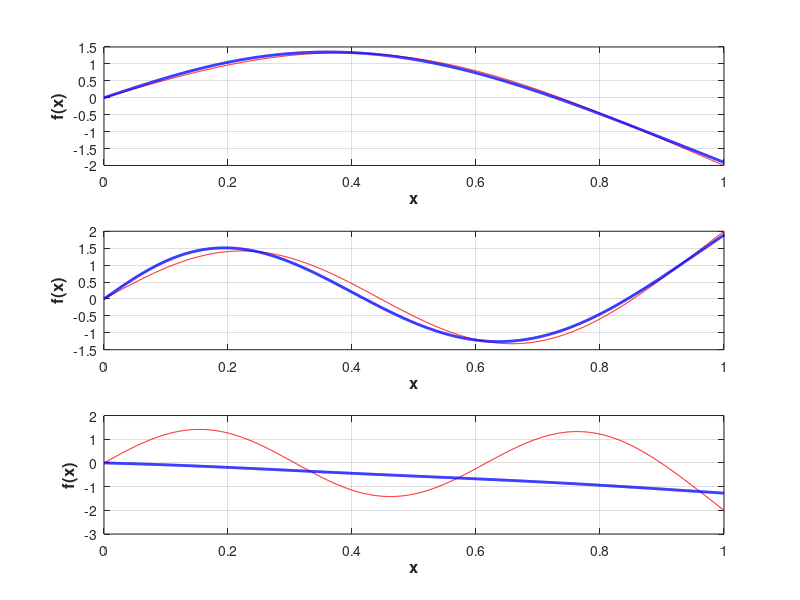

The MATLAB script that drew this image:
function drs
    xlist = 7.5 : 0.001 : 12;
    
    f = @(x)(cos(x) * sinh(x) - sin(x) * cosh(x));
    
    flist = [];
    for i = 1:length(xlist)
        flist = [flist, f(xlist(i))];
    end

    x0 = [3 4];
    b1 = fzero(f, x0);
    x0 = [7 8];
    b2 = fzero(f, x0);
    x0 = [10 11];
    b3 = fzero(f, x0);

    C11 = 1;
    C12 = sin(b1) / sinh(b1);

    C21 = 1;
    C22 = sin(b2) / sinh(b2);

    C31 = 1;
    C32 = sin(b3) / sinh(b3);

    ksilist = 0 : 0.001 : 1;

    v1 = @(x)(C11 * sin(b1 * x) + C12 * sinh(b1 * x));
    v2 = @(x)(C21 * sin(b2 * x) + C22 * sinh(b2 * x));
    v3 = @(x)(C31 * sin(b3 * x) + C32 * sinh(b3 * x));

    v12 = @(x)((C11 * sin(b1 * x) + C12 * sinh(b1 * x))^2);
    norm1 = sqrt(integral(v12, 0, 1, "ArrayValued", true));
    v22 = @(x)((C21 * sin(b2 * x) + C22 * sinh(b2 * x))^2);
    norm2 = sqrt(integral(v22, 0, 1, "ArrayValued", true));
    v32 = @(x)((C31 * sin(b3 * x) + C32 * sinh(b3 * x))^2);
    norm3 = sqrt(integral(v32, 0, 1, "ArrayValued", true));

    v1l = [];
    v2l = [];
    v3l = [];
    for i = 1:length(ksilist)
        v1l = [v1l, v1(ksilist(i)) / norm1];
        v2l = [v2l, v2(ksilist(i)) / norm2];
        v3l = [v3l, v3(ksilist(i)) / norm3];
    end

    x0 = ones(1, 12);
    x0 = fsolve(@syste, x0);

    D = -ones(1, 6);
    fun = @(x)syst(x, x0);
    D = fsolve(fun, D);

    p1l = [];
    p2l = [];
    p3l = [];
    for i = 1:length(ksilist)
        ksi = ksilist(i);
        p1l = [p1l, x0(4) * ksi + x0(5) * ksi^3 + x0(6) * ksi^4 + x0(7) * ksi^5];
        p2l = [p2l, x0(8) * ksi + x0(9) * ksi^3 + x0(10) * ksi^4 + x0(11) * ksi^5 + x0(12) * ksi^6];
        p3l = [p3l, D(1) * ksi + D(2) * ksi^3 + D(3) * ksi^4 + D(4) * ksi^5 + D(5) * ksi^6 + D(6) * ksi^7];
    end

    fhandle = figure;
    subplot(3, 1, 1)
        plot(ksilist, v1l, 'r', ksilist, p1l, 'b', 'LineWidth', 2.0)
        grid on;
        xlabel('x', 'FontSize', 12, 'FontWeight', 'bold');
        ylabel('f(x)', 'FontSize', 12, 'FontWeight', 'bold');
    subplot(3, 1, 2)
        plot(ksilist, v2l, 'r', ksilist, p2l, 'b', 'LineWidth', 2.0)
        grid on;
        xlabel('x', 'FontSize', 12, 'FontWeight', 'bold');
        ylabel('f(x)', 'FontSize', 12, 'FontWeight', 'bold');
    subplot(3, 1, 3)
        plot(ksilist, v3l, 'r', ksilist, p3l, 'b', 'LineWidth', 2.0)
        grid on;
        xlabel('x', 'FontSize', 12, 'FontWeight', 'bold');
        ylabel('f(x)', 'FontSize', 12, 'FontWeight', 'bold');

end

function F = syst(X, coef)
    a = zeros(1, 5);
    b = zeros(1, 6);
    c = zeros(1, 7);
    d = zeros(1, 8);

    a(2) = coef(1);
    a(4) = coef(2);
    a(5) = coef(3);

    b(2) = coef(4);
    b(4) = coef(5);
    b(5) = coef(6);
    b(6) = coef(7);

    c(2) = coef(8);
    c(4) = coef(9);
    c(5) = coef(10);
    c(6) = coef(11);
    c(7) = coef(12);

    d(2) = X(1);
    d(4) = X(2);
    d(5) = X(3);
    d(6) = X(4);
    d(7) = X(5);
    d(8) = X(6);

    F = zeros(1, 6);

    for i = 2:7
        F(1) = F(1) + i * (i - 1) * d(i + 1);
    end

    for i = 3:7
        F(2) = F(2) + i * (i - 1) * (i - 2) * d(i + 1);
    end

    for i = 0:7
        for j = 0:7
            F(3) = F(3) + d(i + 1) * d(j + 1) / (i + j + 1);
        end
    end

    F(3) = F(3) - 1;

    for i = 0:7
        for j = 0:6
            F(4) = F(4) + d(i + 1) * c(j + 1) / (i + j + 1);
        end
    end

    for i = 0:7
        for j = 0:5
            F(5) = F(5) + d(i + 1) * b(j + 1) / (i + j + 1);
        end
    end

    for i = 0:7
        for j = 0:4
            F(6) = F(6) + d(i + 1) * a(j + 1) / (i + j + 1);
        end
    end
end

function F = syste(X)
    F(1) = 6 * X(2) + 12 * X(3);
    F(2) = 6 * X(5) + 12 * X(6) + 20 * X(7);
    F(3) = 6 * X(9) + 12 * X(10) + 20 * X(11) + 30 * X(12);
    F(4) = 6 * X(2) + 24 * X(3);
    F(5) = 6 * X(5) + 24 * X(6) + 60 * X(7);
    F(6) = 6 * X(9) + 24 * X(10) + 60 * X(11) + 120 * X(12);

    F(7) = X(1) * X(1) / 3 + 2 * X(1) * X(2) / 5 + 2 * X(1) * X(3) / 6;
    F(7) = F(7) + X(2) * X(2) / 7 + 2 * X(2) * X(3) / 8 + X(3) * X(3) / 9 - 1;

    F(8) = X(4) * X(4) / 3 + 2 * X(4) * X(5) / 5 + 2 * X(4) * X(6) / 6 + 2 * X(4) * X(7) / 7 + X(5) * X(5) / 7;
    F(8) = F(8) + 2 * X(5) * X(6) / 8 + 2 * X(5) * X(7) / 9 + X(6) * X(6) / 9 + 2 * X(6) * X(7) / 10 + X(7) * X(7) / 11 - 1;

    F(9) = X(8) * X(8) / 3 + 2 * X(8) * X(9) / 5 + 2 * X(8) * X(10) / 6 + 2 * X(8) * X(11) / 7 + 2 * X(8) * X(12) / 8;
    F(9) = F(9) + X(9) * X(9) / 7 + 2 * X(9) * X(10) / 8 + 2 * X(9) * X(11) / 9 + 2 * X(9) * X(12) / 10;
    F(9) = F(9) + X(10) * X(10) / 9 + 2 * X(10) * X(11) / 10 + 2 * X(10) * X(12) / 11;
    F(9) = F(9) + X(11) * X(11) / 11 + 2 * X(11) * X(12) / 12 + X(12) * X(12) / 13 - 1;

    F(10) = X(1) * X(4) / 3 + X(1) * X(5) / 5 + X(1) * X(6) / 6 + X(1) * X(7) / 7 + X(2) * X(4) / 5 + X(2) * X(5) / 7;
    F(10) = F(10) + X(2) * X(6) / 8 + X(2) * X(7) / 9 + X(3) * X(4) / 6 + X(3) * X(5) / 8 + X(3) * X(6) / 9 + X(3) * X(7) / 10;

    F(11) = X(1) * X(8) / 3 + X(1) * X(9) / 5 + X(1) * X(10) / 6 + X(1) * X(11) / 7 + X(1) * X(12) / 8 + X(2) * X(8) / 5 + X(2) * X(9) / 7;
    F(11) = F(11) + X(2) * X(10) / 8 + X(2) * X(11) / 9 + X(2) * X(12) / 10 + X(3) * X(8) / 6 + X(3) * X(9) / 8 + X(3) * X(10) / 9;
    F(11) = F(11) + X(3) * X(11) / 10 + X(3) * X(12) / 11;

    F(12) = X(4) * X(8) / 3 + X(4) * X(9) / 5 + X(4) * X(10) / 6 + X(4) * X(11) / 7 + X(4) * X(12) / 8;
    F(12) = F(12) + X(5) * X(8) / 5 + X(5) * X(9) / 7 + X(5) * X(10) / 8 + X(5) * X(11) / 9 + X(5) * X(12) / 10;
    F(12) = F(12) + X(6) * X(8) / 6 + X(6) * X(9) / 8 + X(6) * X(10) / 9 + X(6) * X(11) / 10 + X(6) * X(12) / 11;
    F(12) = F(12) + X(7) * X(8) / 7 + X(7) * X(9) / 9 + X(7) * X(10) / 10 + X(7) * X(11) / 11 + X(7) * X(12) / 12;
end